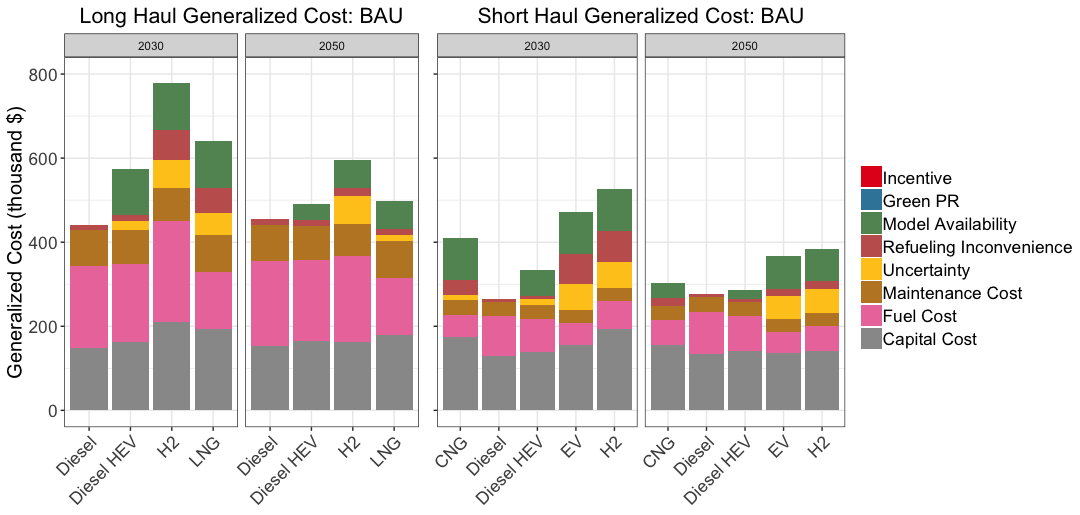

Write the R code that produced this figure.
setwd("/Users/mkumari/Downloads")
library(ggplot2)
library(gridExtra)
library(reshape2)
library(scales)
library(zoom)
library(cowplot)
library(ggplot2)
library(dplyr)
library(ggpubr)
library(forcats)
# Generalized Cost
df <- read.csv("MK_FromMarshall - GeneralizedCost-3.csv", header = TRUE)

stacked_bar <- function(df){
  df_1clean <- select(df, -Category)
  df_1Melted <- melt(df_1clean, id.var = c("Year", "year1"))
  colourCount = length(unique(df_1Melted$variable))
  p <- ggplot(df_1Melted, aes(x = Year, y = value, fill = forcats::fct_rev(variable))) + 
    ylim(0,800)+
    geom_bar(stat = "identity") + facet_grid(~year1)+
    scale_fill_manual(labels =c("Incentive", "Green PR", "Model Availability", "Refueling Inconvenience",
                                "Uncertainty", "Maintenance Cost", "Fuel Cost", "Capital Cost"),
                      values = colorRampPalette(brewer.pal(9, "Set1"))(colourCount))+
    labs( y="Generalized Cost (thousand $)") + 
    theme_bw()+ 
    theme( plot.title = element_text(hjust = 0.5, size=16),
           axis.title.x=element_blank(),
           axis.text.x = element_text(angle = 45, hjust = 1, size=13), 
           axis.title.y = element_text(size=15),
           axis.text.y = element_text(size=13),
           legend.title=element_blank(),
           legend.text = element_text( size=13))
  return(p)
}

#Long Haul
df_1 <- rename(filter(df, Category == "Long Haul"))
p1 <- stacked_bar(df_1) + labs(title = "Long Haul Generalized Cost: BAU")

#Short Haul
df_2 <- rename(filter(df, Category == "Short Haul"))
p2 <- stacked_bar(df_2) + labs(title = "Short Haul Generalized Cost: BAU") +
  theme(  axis.text.x = element_text(angle = 45, hjust = 1, size=13), 
          axis.text.y = element_blank(),
          axis.title.y=element_blank())

#Arrange Plots
ggarrange(p1, p2, ncol=2, nrow=1, common.legend = TRUE, legend="right")
